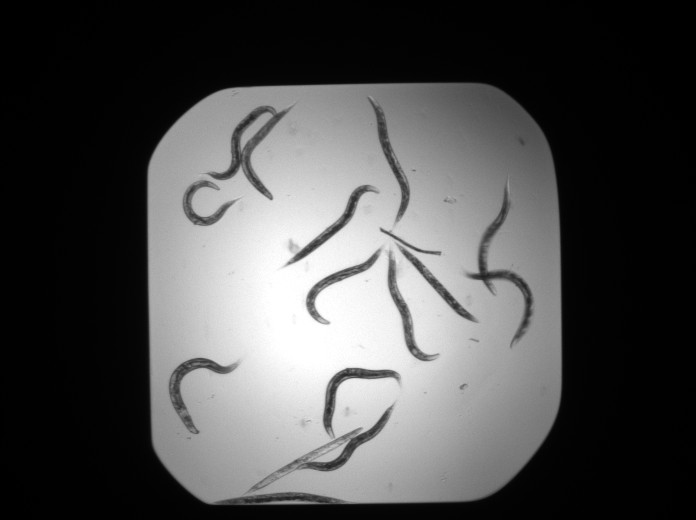
#> input picture Detecting_Edges_and_Shapes/images/wormA05.jpg, 696 x 520 px
$ jupyter execute Example_6.ipynb
#> lines starting #> are read from the running program, lines starting #| are printed output that depends on the picture; after the words box and inside, x2 and y2 are one past the last pixel; in counts of white or black regions, pixels touching at a corner belong together
# Identifying roundworm lines

[cell 1]
import cv2
import matplotlib.pyplot as plt
import numpy as np
from skimage.morphology import skeletonize
from skimage.transform import hough_line, hough_line_peaks, probabilistic_hough_line

[cell 2]
worms = cv2.imread("./images/wormA05.jpg", cv2.IMREAD_GRAYSCALE)
#> worms is the input picture: shape (520, 696); min 0, max 255, mean 77.9
worms_binary = cv2.imread("./images/wormA05BW.jpg", cv2.IMREAD_GRAYSCALE)
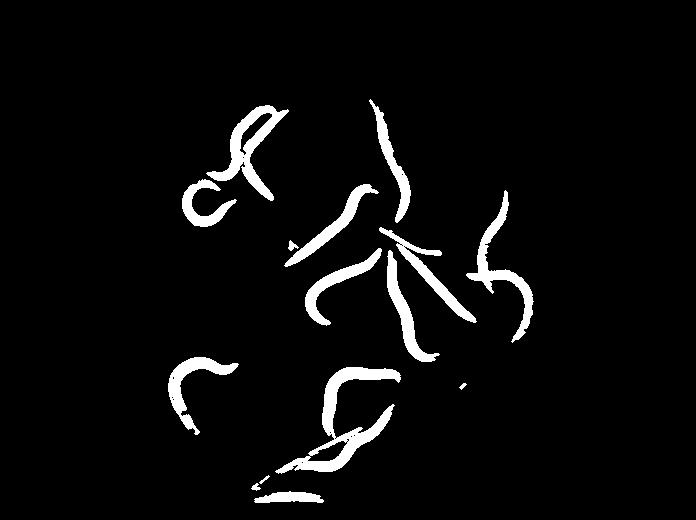
#> input picture Detecting_Edges_and_Shapes/images/wormA05BW.jpg, 696 x 520 px
#> worms_binary is the input picture: shape (520, 696); min 0, max 255, mean 11.7
_, worms_binary = cv2.threshold(worms_binary, 127, 255, cv2.THRESH_OTSU)
#> worms_binary: shape (520, 696); 4.6% white; 15 white regions, largest, box (x1, y1, x2, y2) and area: (275, 367, 401, 474) 3166, (206, 105, 289, 201) 2147, (466, 190, 534, 343) 1829

fig, axs = plt.subplots(1, 2, figsize=(15, 15))
axs[0].imshow(worms, cmap='gray')
axs[0].axis('off')
axs[0].set_title('RGB')
axs[1].imshow(worms_binary, cmap='gray')
axs[1].axis('off')
axs[1].set_title('Binary')
plt.show()
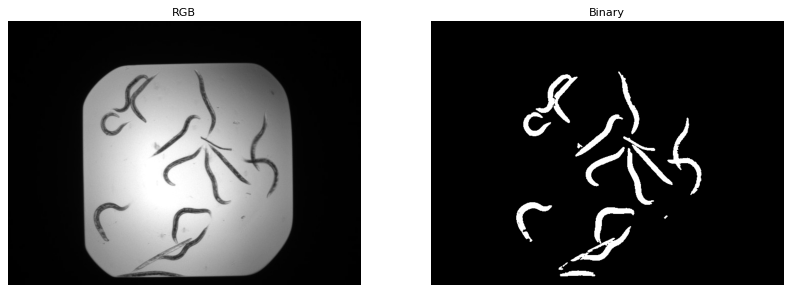
#> figure drawn by matplotlib, 2 panels

We will detect straight lines in images of roundworms as a step toward detecting which slides contain live worms. To prevent extraneous lines from being detected, we'll want to skeletonize the image before detecting straight lines.

[cell 3]
worms_skeletonize = skeletonize(worms_binary / 255)
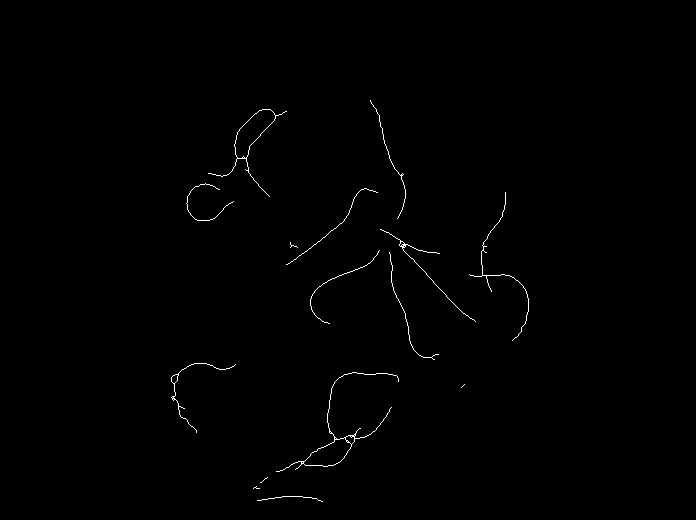
#> worms_skeletonize: shape (520, 696) bool; 0.48% white in thin lines or dots, all inside (x1, y1, x2, y2) = (171, 100, 529, 502)

plt.imshow(worms_skeletonize, cmap='gray')
plt.axis('off')
plt.title('Skeletonize')
plt.show()

Apply Hough transform.

[cell 4]
hspace, angles, distance = hough_line(worms_skeletonize)
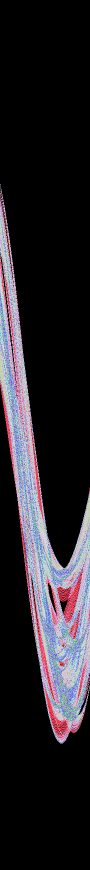
#> hspace: shape (1739, 180) uint64 (shown at 1/2 size); 45 distinct labels, from 0 to 60; one colour per label, 0 black
#> angles = 180 values from -1.57 to 1.55; distance = 1739 values from -869 to 869

angle_step = 0.5 * np.diff(angles).mean()
#> angle_step = 0.00873
d_step = 0.5 * np.diff(distance).mean()
#> d_step = 0.5
bounds = [np.rad2deg(angles[0] - angle_step),
          np.rad2deg(angles[-1] + angle_step),
          distance[-1] + d_step, distance[0] - d_step]
#> bounds = [-90.5, 89.5, 869.5, -869.5]
plt.imshow(np.log(1 + hspace), extent=bounds, cmap='gray', aspect='auto')
plt.title('Hough transform')
plt.xlabel('Angles (degrees)')
plt.ylabel('Distance (pixels)')
plt.show()
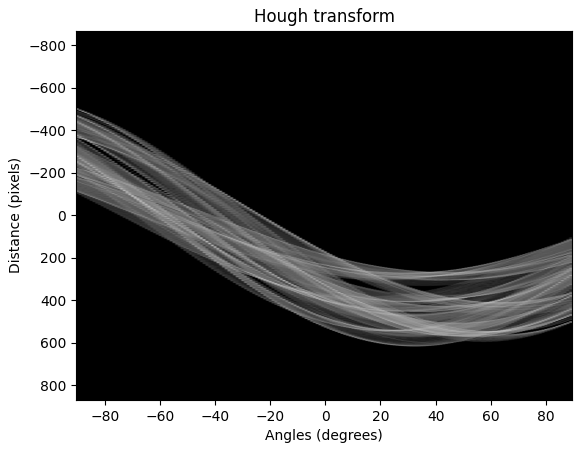
#> figure drawn by matplotlib, 1 panel

Some overlapping lines were detected, that can happen when multiple peaks are found close to each other in the Hough transform. To alter this behavior, we can adjust the minimum distance. In order to avoid detecting overlapping lines, we can increase the size of the minimum distance.

[cell 5]
peaks = hough_line_peaks(hspace, angles, distance, min_distance=30, num_peaks=30)
#> peaks = ([60, 42, 41, 39, 38, 36, 36, 36, 35, 33, 32, 31], [-0.75, -0.279, 0.925, 0.75, 0.14, 1.06, 0.576, -1.06, 1.15, -1.57, -1.27, -1.52], [125, 331, 384, 282, 382, 547, 537, -16, 390, -275, -115, -354])
print(f"Number of peaks: {len(peaks[0])}")
#| Number of peaks: 12

With the peaks detected, you can complete the workflow by plotting the lines.

[cell 6]
plt.imshow(worms_binary, cmap='gray')
plt.ylim((worms_binary.shape[0], 0))
plt.axis('off')
plt.title('Standard Hough transform')

for _, angle, dist in zip(*peaks):
    (x0, y0) = dist * np.array([np.cos(angle), np.sin(angle)])
    plt.axline((x0, y0), slope=np.tan(angle + np.pi/2))
#> this loop made 12 passes
#> (angle, dist, x0, y0) on passes 1 to 12: (-0.75, 125, 91.42, -85.25), (-0.279, 331, 318.2, -91.24), (0.925, 384, 231.1, 306.7), (0.75, 282, 206.2, 192.3), (0.14, 382, 378.3, 53.16), (1.06, 547, 265.2, 478.4), (0.576, 537, 450.4, 292.5), (-1.06, -16, -7.76, 13.99), (1.15, 390, 158.6, 356.3), (-1.57, -275, -1.68e-14, 275), (-1.27, -115, -33.62, 110), (-1.52, -354, -18.53, 353.5)
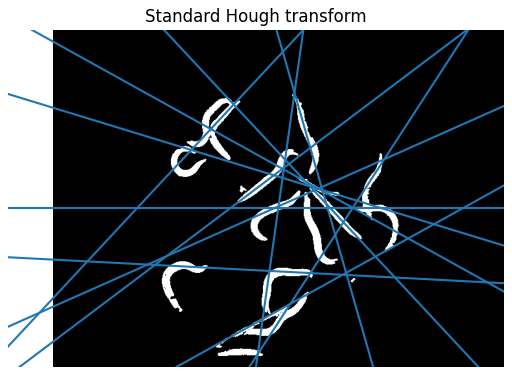
#> figure drawn by matplotlib, 1 panel

The results is messy because the standard Hough transform doesn't return the the beginning and end of each line segment. Instead we can use the probabilistic Hough transform to obtain them.

[cell 7]
worms_lines = probabilistic_hough_line(worms_skeletonize, threshold=10, line_length=35, line_gap=6, seed=0)
#> worms_lines = [((390, 160), (376, 109)), ((289, 263), (326, 235)), ((328, 280), (366, 265)), ((463, 313), (399, 245)), ((419, 250), (380, 229)), ((327, 419), (333, 384)), ((412, 347), (402, 307)), ((180, 416), (172, 376)), ((257, 500), (292, 496))]

plt.imshow(worms_binary, cmap='gray')
for line in worms_lines:
    p0, p1 = line
    plt.plot((p0[0], p1[0]), (p0[1], p1[1]))
    plt.scatter((p0[0], p1[0]), (p0[1], p1[1]), marker='X', color='red')
#> this loop made 9 passes
#> (p0, p1) on passes 1 to 9: ((390, 160), (376, 109)), ((289, 263), (326, 235)), ((328, 280), (366, 265)), ((463, 313), (399, 245)), ((419, 250), (380, 229)), ((327, 419), (333, 384)), ((412, 347), (402, 307)), ((180, 416), (172, 376)), ((257, 500), (292, 496))
plt.axis('off')
plt.title('Probabilistic Hough transform')
plt.show()
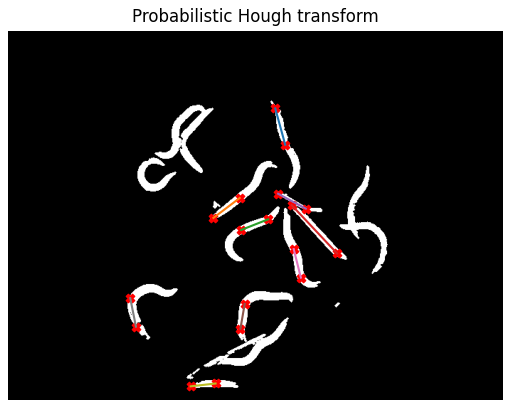
#> figure drawn by matplotlib, 1 panel
